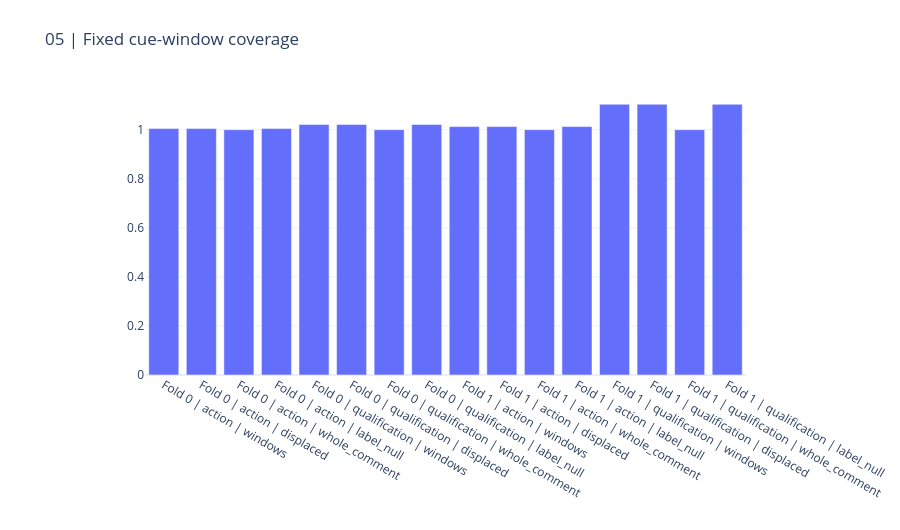
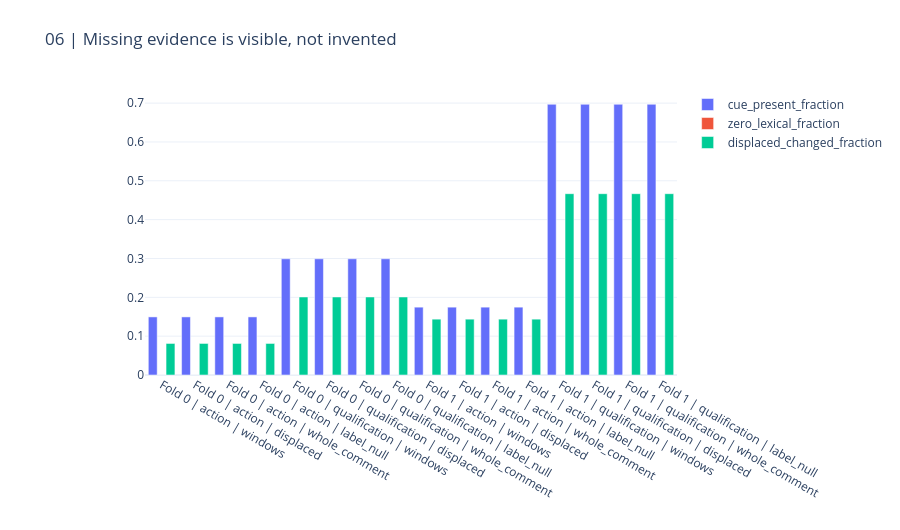

Write notebook code for charts like these, in order.
### Markdown cell above
## Feature coverage and explicit missing evidence

Zero lexical overlap has zero similarity, not an invented label. Inspect coverage before interpreting averages.

### Code cell
display(pd.DataFrame(result["diagnostics"]))
CHARTS[4].show(renderer="plotly_mimetype")
CHARTS[5].show(renderer="plotly_mimetype")

### Figure 1 — Plotly figure (JSON) as saved in the notebook; plotly's stock layout.template omitted (floating-point values rounded to 4 significant figures)
{"data": [{"name": "mean_windows", "type": "bar", "x": ["Fold 0 | action | windows", "Fold 0 | action | displaced", "Fold 0 | action | whole_comment", "Fold 0 | action | label_null", "Fold 0 | qualification | windows", "Fold 0 | qualification | displaced", "Fold 0 | qualification | whole_comment", "Fold 0 | qualification | label_null", "Fold 1 | action | windows", "Fold 1 | action | displaced", "Fold 1 | action | whole_comment", "Fold 1 | action | label_null", "Fold 1 | qualification | windows", "Fold 1 | qualification | displaced", "Fold 1 | qualification | whole_comment", "Fold 1 | qualification | label_null"], "y": [1.004, 1.004, 1.0, 1.004, 1.021, 1.021, 1.0, 1.021, 1.012, 1.012, 1.0, 1.012, 1.104, 1.104, 1.0, 1.104]}], "layout": {"barmode": "group", "height": 530, "margin": {"b": 155, "l": 145, "r": 35, "t": 90}, "title": {"text": "05 | Fixed cue-window coverage"}, "xaxis": {"automargin": true}, "yaxis": {"automargin": true}}}

### Figure 2 — Plotly figure (JSON) as saved in the notebook; plotly's stock layout.template omitted (floating-point values rounded to 4 significant figures)
{"data": [{"name": "cue_present_fraction", "type": "bar", "x": ["Fold 0 | action | windows", "Fold 0 | action | displaced", "Fold 0 | action | whole_comment", "Fold 0 | action | label_null", "Fold 0 | qualification | windows", "Fold 0 | qualification | displaced", "Fold 0 | qualification | whole_comment", "Fold 0 | qualification | label_null", "Fold 1 | action | windows", "Fold 1 | action | displaced", "Fold 1 | action | whole_comment", "Fold 1 | action | label_null", "Fold 1 | qualification | windows", "Fold 1 | qualification | displaced", "Fold 1 | qualification | whole_comment", "Fold 1 | qualification | label_null"], "y": [0.1496, 0.1496, 0.1496, 0.1496, 0.2991, 0.2991, 0.2991, 0.2991, 0.1747, 0.1747, 0.1747, 0.1747, 0.6971, 0.6971, 0.6971, 0.6971]}, {"name": "zero_lexical_fraction", "type": "bar", "x": ["Fold 0 | action | windows", "Fold 0 | action | displaced", "Fold 0 | action | whole_comment", "Fold 0 | action | label_null", "Fold 0 | qualification | windows", "Fold 0 | qualification | displaced", "Fold 0 | qualification | whole_comment", "Fold 0 | qualification | label_null", "Fold 1 | action | windows", "Fold 1 | action | displaced", "Fold 1 | action | whole_comment", "Fold 1 | action | label_null", "Fold 1 | qualification | windows", "Fold 1 | qualification | displaced", "Fold 1 | qualification | whole_comment", "Fold 1 | qualification | label_null"], "y": [0.0, 0.0, 0.0, 0.0, 0.0, 0.0, 0.0, 0.0, 0.0, 0.0, 0.0, 0.0, 0.0, 0.0, 0.0, 0.0]}, {"name": "displaced_changed_fraction", "type": "bar", "x": ["Fold 0 | action | windows", "Fold 0 | action | displaced", "Fold 0 | action | whole_comment", "Fold 0 | action | label_null", "Fold 0 | qualification | windows", "Fold 0 | qualification | displaced", "Fold 0 | qualification | whole_comment", "Fold 0 | qualification | label_null", "Fold 1 | action | windows", "Fold 1 | action | displaced", "Fold 1 | action | whole_comment", "Fold 1 | action | label_null", "Fold 1 | qualification | windows", "Fold 1 | qualification | displaced", "Fold 1 | qualification | whole_comment", "Fold 1 | qualification | label_null"], "y": [0.0812, 0.0812, 0.0812, 0.0812, 0.2009, 0.2009, 0.2009, 0.2009, 0.1437, 0.1437, 0.1437, 0.1437, 0.4668, 0.4668, 0.4668, 0.4668]}], "layout": {"barmode": "group", "height": 530, "margin": {"b": 155, "l": 145, "r": 35, "t": 90}, "title": {"text": "06 | Missing evidence is visible, not invented"}, "xaxis": {"automargin": true}, "yaxis": {"automargin": true}}}
